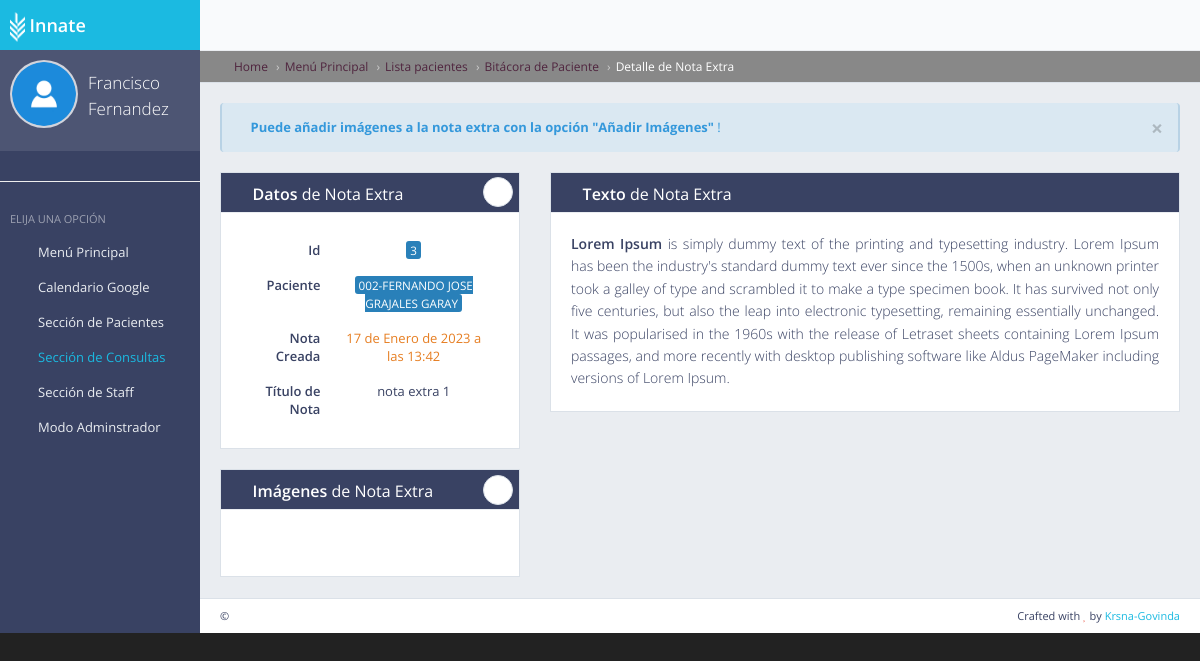
/pacientes/detalle_notaExtra/3/ (signed in), run on the app's committed database.
### persona/models.py (models this page shows, shortened)
class Persona(models.Model):
    rol_opciones = (
            ('Quiropráctico', 'Quiropráctico'),
            ('Asistente', 'Asistente'),
            ('Radiólogo', 'Radiólogo'),
            ('Capacitación', 'Capacitación'),
            ('Contabilidad', 'Contabilidad'),
            ('Administrador', 'Administrador')
        )
    user   = models.OneToOneField(User, on_delete=models.CASCADE, null=True, blank=True)
    Nombre = models.CharField(max_length=50)
    Apellido_Paterno = models.CharField(max_length=100)
    Apellido_Materno = models.CharField(max_length=100)
    Rol = models.CharField(max_length=15, choices=rol_opciones, default="Quiropràctico")
    Cedula = models.CharField(max_length=50, null=True, blank=True)
    Telefono = models.CharField(max_length=50, null=True, blank=True)
    email = models.CharField(max_length=100, null=True, blank=True)
    Foto = models.ImageField(default='default.jpg', blank=True, upload_to='medicos/')
    facebook = models.CharField(max_length=100, null=True, blank=True)
    twitter = models.CharField(max_length=100, null=True, blank=True)
    linkedin = models.CharField(max_length=100, null=True, blank=True)
    instagram = models.CharField(max_length=100, null=True, blank=True)
    class Meta:
        verbose_name = ("Personas")
        verbose_name_plural = ("Persona")
        ordering = ("-id",)

### paciente/models.py (models this page shows, shortened)
class Notas_Extra(models.Model):
    refiere = models.ForeignKey(Paciente, on_delete=models.CASCADE, help_text="seleccione el paciente que corresponde")
    titulo = models.CharField(max_length=100)
    texto = RichTextUploadingField(blank=True, null=True)
    imagen_1 = models.ImageField(upload_to='paciente_notas_extra', blank=True, null=True)
    imagen_2 = models.ImageField(upload_to='paciente_notas_extra', blank=True, null=True)
    imagen_3 = models.ImageField(upload_to='paciente_notas_extra', blank=True, null=True)
    imagen_4 = models.ImageField(upload_to='paciente_notas_extra', blank=True, null=True)
    imagen_5 = models.ImageField(upload_to='paciente_notas_extra', blank=True, null=True)
    imagen_6 = models.ImageField(upload_to='paciente_notas_extra', blank=True, null=True)
    imagen_7 = models.ImageField(upload_to='paciente_notas_extra', blank=True, null=True)
    imagen_8 = models.ImageField(upload_to='paciente_notas_extra', blank=True, null=True)
    imagen_9 = models.ImageField(upload_to='paciente_notas_extra', blank=True, null=True)
    imagen_10 = models.ImageField(upload_to='paciente_notas_extra', blank=True, null=True)
    creada = models.DateTimeField(auto_now_add=True)
    class Meta:
        verbose_name_plural = 'Notas_Extra'
        ordering = ("-id",)
        get_latest_by = ['creada']

class Paciente(models.Model):
    sexo_opciones= (
        ('M', 'Masculino'),
        ('F', 'Femenino'),
    )
    titulo_opciones= (
        ('Sr', 'Señor'),
        ('Sra', 'Señora'),
        ('Srita', 'Señorita'),
        ('Joven', 'Joven'),
    )
    record = models.CharField(max_length=50, null=True, unique=True)
    Titulo = models.CharField(max_length=50, choices=titulo_opciones, null=True, blank=True, default="Sr.")
    Apellido_Paterno = models.CharField(max_length=100)
    Apellido_Materno = models.CharField(max_length=100)
    Nombre = models.CharField(max_length=50)
    Fecha_Nacimiento = models.DateField()
    Sexo = models.CharField(max_length=1, choices=sexo_opciones, default="M")
    Domicilio = RichTextUploadingField(blank=True, null=True)
    Ciudad = models.CharField(max_length=30, blank=True, null=True, default="CDMX")
    Telefono = models.CharField(max_length=30, blank=True, null=True )
    Email = models.EmailField(null=True, blank=True)
    photo_1 = models.ImageField(default='default.jpg', upload_to='pacientes/fotos/%Y/%m/%d/', blank=True, null=True)
    creada = models.DateTimeField(auto_now_add=True)
    modificada = models.DateTimeField(auto_now=True)
    class Meta:
      verbose_name_plural = "pacientes"
      ordering = ("-id",)
    def get_fullname(self):
        return self.record
    def __str__(self):
        return self.get_fullname()

### paciente/views.py (the view, shortened to what this page needs)
# urls.py: path('detalle_notaExtra/<str:pk>/', login_required(views.Notas_ExtraDetailView.as_view()), name='class_notas_extra_detail'),
class Notas_ExtraDetailView(DetailView):
    model = Notas_Extra
    login_required = True
    template_name = 'notasExtra/notas_extra_detail.html'
    queryset = Notas_Extra.objects.all()

### paciente/templates/notasExtra/notas_extra_detail.html (shortened to what this page needs)
{% extends 'back/master.html' %}
{% load static %}
{% load crispy_forms_tags %}
{% load thumbnail %}
{% load humanize %}
{% block sidebar %}
<ul class="sidebar-nav">
    <hr>
    <li class="sidebar-header">
        <span class="sidebar-header-title">Elija una opción</span>
    </li>
    <li>
        <a href="{% url 'panel2' %}" ><i class="fa fa-windows sidebar-nav-icon"></i>Menú Principal</a>
    </li>
    <li>
        <a href="{% url 'calendario' %}" ><i class="fa fa-calendar sidebar-nav-icon"></i>Calendario Google</a>
    </li>
    <li>
        <a href="#" class=" sidebar-nav-menu"><i class="fa fa-angle-left sidebar-nav-indicator sidebar-nav-mini-hide"></i><i class="fa fa-wheelchair sidebar-nav-icon"></i><span class="sidebar-nav-mini-hide">Sección de Pacientes</span></a>
    </li>
    <li>
        <a href="#" class=" text-primary sidebar-nav-menu"><i class="fa fa-angle-left sidebar-nav-indicator sidebar-nav-mini-hide"></i><i class="fa fa-wheelchair sidebar-nav-icon"></i><span class="sidebar-nav-mini-hide">Sección de Consultas</span></a>
    </li>
     <li>
        <a href="#" class="sidebar-nav-menu"><i class="fa fa-angle-left sidebar-nav-indicator sidebar-nav-mini-hide"></i><i class="fa fa-user-md sidebar-nav-icon"></i><span class="sidebar-nav-mini-hide">Sección de Staff</span></a>
    </li>
    <li>
        <a href="{% url 'admin:login' %}" ><i class="fa fa-cogs sidebar-nav-icon"></i>Modo Adminstrador</a>
    </li>
{% endblock %}
{% block header %}
<ul class="breadcrumb breadcrumb-top themed-background-night">
  <li class="breadcrumb-item"><a href="{% url 'home' %}" class="themed-color-dark-waterlily"><i class="fa fa-home themed-color-dark"></i> Home</a></li>
  <li><a class="themed-color-dark-waterlily" href="{% url 'panel2' %}">Menú Principal</a></li>
  <li><a class="themed-color-dark-waterlily" href="{% url 'pacientes_lista' %}">Lista pacientes</a></li>
  <li><a class="themed-color-dark-waterlily" href="{% url 'detalle_paciente' notas_extra.refiere.id %}">Bitácora de Paciente</a></li>
  <li class="text-light">Detalle de Nota Extra</li>
</ul>
{% endblock %}
{% block mainblock %}
{% if request.user.is_superuser %}
<div class="alert alert-info">
    <button type="button" class="close" data-dismiss="alert" aria-hidden="true">&times;</button>
    <i class="fa fa-info-circle"></i><a href="javascript:void(0)" class="alert-link"> Puede añadir imágenes a la nota extra con la opción "Añadir Imágenes"</a> !
</div>
{% else %}
<div class="alert alert-danger">
    <button type="button" class="close" data-dismiss="alert" aria-hidden="true">&times;</button>
    <i class="fa fa-info-circle"></i><a href="javascript:void(0)" class="alert-link"> No cuenta con permiso para editar nada</a> !
</div>
{% endif %}
<div class="row">
    <div class="col-lg-4">
        <div class="block">
            <div class="block-title themed-background-dark">
                <h2 class="text-light"><i class="gi gi-book"></i> <strong>Datos</strong> de Nota Extra</h2>
                {% if request.user.is_superuser %}
                <div class="block-options pull-right">
                    <a href="{% url 'class_update_notas_extra' notas_extra.id %}" class="btn btn-sm btn-alt btn-default" data-toggle="tooltip" title="Añadir imágenes"><i class="fa fa-picture-o"></i></a>
                </div>
                {% endif %}
            </div>
            <div class="block-section text-center">
                <table class="table table-borderless table-responsive">
                    <tbody>
                        <tr>
                            <td class="text-right"><strong>Id</strong></td>
                            <td><span class="label label-info">{{notas_extra.id}}</span></td>
                        </tr>
                        <tr>
                            <td class="text-right"><strong>Paciente</strong></td>
                            <td><a href="{% url 'detalle_paciente' notas_extra.refiere.id %}"><span class="label label-info">{{notas_extra.refiere}}-{{notas_extra.refiere.Nombre}} <br>
                                {{notas_extra.refiere.Apellido_Paterno}} {{notas_extra.refiere.Apellido_Materno}}</span></a></td>
                        </tr>
                        <tr>
                            <td class="text-right"><strong>Nota Creada</strong></td>
                            <td class="themed-color-autumn">{{notas_extra.creada}}</td>
                        </tr>
                        <tr>
                            <td class="text-right"><strong>Título de Nota</strong></td>
                            <td class="">{{notas_extra.titulo}}</td>
                        </tr>
                    </tbody>
                </table>
            </div>
        </div>
        <div class="block">
            <div class="block-title themed-background-dark">
                <h2 class="text-light"><i class="fa fa-picture-o"></i> <strong>Imágenes</strong> de Nota Extra</h2>
                {% if request.user.is_superuser %}
                <div class="block-options pull-right">
                    <a href="{% url 'class_update_notas_extra' notas_extra.id %}" class="btn btn-sm btn-alt btn-default" data-toggle="tooltip" title="Añadir imágenes"><i class="fa fa-pencil"></i></a>
                </div>
                {% endif %}
            </div>
            <div class="gallery" data-toggle="lightbox-gallery">
            <div class="row">
            </div>
            </div>
        </div>
    </div>
    <div class="col-lg-8">
        <div class="block">
            <div class="block-title themed-background-dark">
                <h2 class="text-light"><i class="gi gi-book"></i> <strong>Texto</strong> de Nota Extra</h2>
            </div>
            <div class="blog-content">
                <h5 class="font-weight-bold text-justify mb-2 display-4">{{notas_extra.texto|safe}}</h5>
            </div>
        </div>
    </div>
</div>
{% endblock %}

### paciente/templates/back/master.html (shortened to what this page needs)
{% load static %}
<!DOCTYPE html>
 <html class="no-js" lang="en">
    <head>
        <link rel="stylesheet" href="{% static 'back/css/bootstrap.min.css' %}">
        <link rel="stylesheet" href="{% static 'back/css/plugins.css' %}">
        <link rel="stylesheet" href="{% static 'back/css/main.css' %}">
        <link rel="stylesheet" href="{% static 'back/css/themes.css' %}">
    </head>
    <body >
        <div id="page-wrapper">
            <div id="page-container" class="sidebar-partial sidebar-visible-lg sidebar-no-animations">
                {% block X %}
                <div id="sidebar">
                    <div id="sidebar-scroll">
                        <div class="sidebar-content">
                                <a href="/" class="sidebar-brand">
                                    <img src="{% static 'assets/images/logo_innate_icon_blanco.png' %}" height="30" /> <strong>Innate</strong>
                                </a>
                            <div class="sidebar-section sidebar-user clearfix sidebar-nav-mini-hide">
                                <div class="sidebar-user-avatar">
                                    <a href="{% url 'class_detail_persona' user.persona.id %}">
                                        <img src="{{user.persona.Foto.url}}" alt="avatar" title="Perfil">
                                    </a>
                                </div>
                                <div class="sidebar-user-name">{{user.persona.Nombre}} {{user.persona.Apellido_Paterno}}</div>
                                <div class="sidebar-user-links">
                                    <a href="{% url 'home' %}" data-toggle="tooltip" data-placement="bottom" title="Home"><i class="fa fa-home"></i></a>
                                    <a href="{% url 'class_detail_persona' user.persona.id %}" data-toggle="tooltip" data-placement="bottom" title="Perfil"><i class="gi gi-user"></i></a>
                                    <a href="{% url 'calendario' %}" data-toggle="tooltip" data-placement="bottom" title="Calendario Google"><i class="fa fa-calendar"></i></a>
                                    <a href="{% url 'logout' %}" data-toggle="tooltip" data-placement="bottom" title="Cerrar sesión"><i class="gi gi-exit"></i></a>
                                </div>
                            </div>
                            {% endblock %}
                            {% block sidebar %}{% endblock %}
                        </div>
                    </div>
                </div>
                <div id="main-container">
                    {% block y %}
                    <header class="navbar navbar-default">
                        <ul class="nav navbar-nav-custom">
                            <li>
                                <a href="javascript:void(0)" onclick="App.sidebar('toggle-sidebar');this.blur();">
                                    <i class="fa fa-bars fa-fw"></i>
                                </a>
                            </li>
                        </ul>
                    </header>
                    {% endblock %}
                    <div id="page-content">
                            {% block header %}
                            {% endblock %}
                            {% block mainblock %}
                            {% endblock %}
                    </div>
                    {% block footer %}
                    <footer class="clearfix">
                        <div class="pull-right">
                            Crafted with <i class="fa fa-heart text-danger"></i> by <a href="#" target="_blank">Krsna-Govinda</a>
                        </div>
                        <div class="pull-left">
                             &copy;
                        </div>
                    </footer>
                    {% endblock %}
                </div>
            </div>
        </div>
    </body>
</html>

### paciente/static/back/css/themes.css (style rules this page uses)
.themed-background-night { background-color: #888888 !important; }
.themed-color-autumn { color: #e67e22 !important; }
.themed-color-dark-waterlily { color: #4f243e !important; }

### data on the page
Notas_Extra: id "3", refiere "002", refiere.Nombre "FERNANDO JOSE", refiere.Apellido_Paterno "GRAJALES", refiere.Apellido_Materno "GARAY", creada "17 de Enero de 2023 a las 13:42", titulo "nota extra 1", texto "Lorem Ipsum is simply dummy text of the printing and typesetting industry. Lorem Ipsum has been the industry's standard dummy text ever since the 1500s, when an unknown printer took a galley of type and scrambled it to make a type specimen book. It has survived not only five centuries, but also the leap into electronic typesetting, remaining essentially unchanged. It was popularised in the 1960s with the release of Letraset sheets containing Lorem Ipsum passages, and more recently with desktop publishing software like Aldus PageMaker including versions of Lorem Ipsum."

### other printed values
{{ user.persona.Nombre }} "Francisco"
{{ user.persona.Apellido_Paterno }} "Fernandez"
